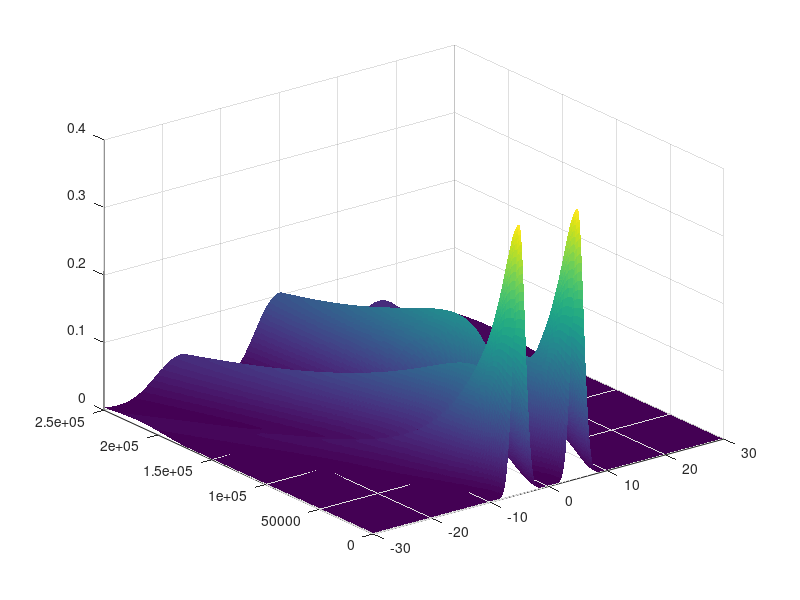

Source code (MATLAB):
clear
clc
clf

sigma = 1;
hbar = 6.626e-34 / (2 * pi);
m = 9.109e-31; %electron mass, change for other particles
N = 1/sqrt(sigma * sqrt(2 * pi));

psiG = @(x,t) N * (sigma / sqrt(sigma^2 + 1i * hbar * t / (2 * m))) * exp(- x.^2 / (4 * (sigma^2 + 1i * hbar * t / (2 * m))));

a = 5;
v = 299792458;

psiGxy = @(x,y) N .* (sigma ./ sqrt(sigma^2 + 1i .* hbar .* y ./ (2 .* m))) .* exp(- x.^2 ./ (4 * (sigma^2 + 1i * hbar .* y ./ (2 * m))));

x = linspace(-30,30,1000);
y = linspace(0,2.5e5,1000);
[X,Y] = meshgrid(x,y);
z = psiGxy(X + a,Y) + psiGxy(X - a,Y);
surf(X,Y,abs(z).^2)
h = surf(X,Y,abs(z).^2);
rotate3d on
set(h,'edgecolor','none')

%for x=-10:0.02:10
%    psi1 = psiG(x - a,0);
%    psi2 = psiG(x + a,0);
%    psi12 = psi1 + psi2;
%    plot(x,abs(psi1)^2,'.g')
%    plot(x,abs(psi2)^2,'.g')
%    plot(x,abs(psi12)^2,'.k')
%    hold on
%end

%for x=-10:0.02:10
%    psi3 = psiG(x - a,1e5);
%    psi4 = psiG(x + a,1e5);
%    psi34 = psi3 + psi4;
%    %plot(x,abs(psi3)^2,'.y')
%    %plot(x,abs(psi4)^2,'.y')
%    plot(x,abs(psi34)^2,'.r')
%    hold on
%end

%for x=-10:0.02:10
%    psi5 = psiG(x - a,2e5);
%    psi6 = psiG(x + a,2e5);
%    psi56 = psi5 + psi6;
%    %plot(x,abs(psi5)^2,'.y')
%    %plot(x,abs(psi6)^2,'.y')
%    plot(x,abs(psi56)^2,'.b')
%    hold on
%end
%legend('t=0','t=1e5','t=2e5')





